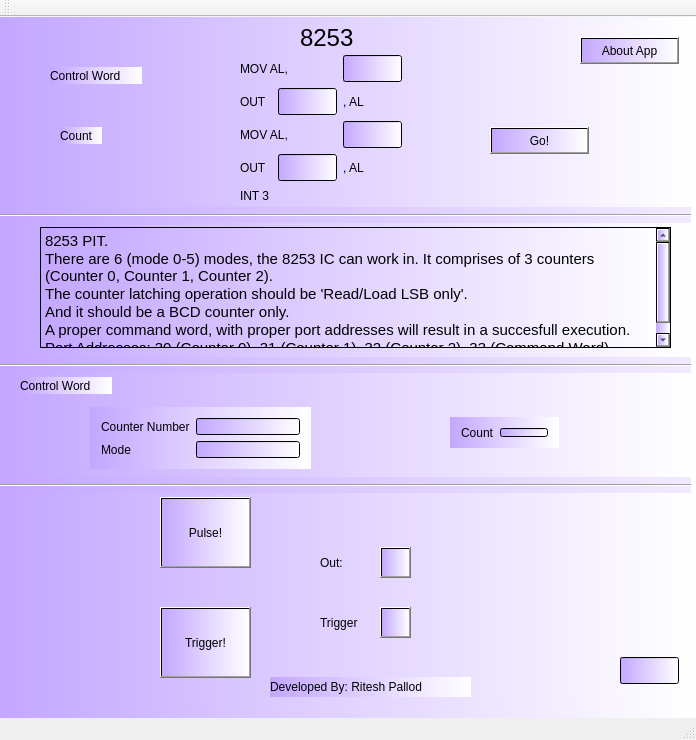
<?xml version="1.0" encoding="UTF-8"?>
<ui version="4.0">
 <class>MainWindow</class>
 <widget class="QMainWindow" name="MainWindow">
  <property name="geometry">
   <rect>
    <x>0</x>
    <y>0</y>
    <width>696</width>
    <height>740</height>
   </rect>
  </property>
  <property name="windowTitle">
   <string>MainWindow</string>
  </property>
  <widget class="QWidget" name="centralWidget">
   <property name="styleSheet">
    <string notr="true">background-color: qlineargradient(spread:pad, x1:0, y1:0, x2:1, y2:0, stop:0 rgba(195, 167, 255, 255), stop:1 rgba(255, 255, 255, 255));</string>
   </property>
   <widget class="QStackedWidget" name="stackedWidget">
    <property name="geometry">
     <rect>
      <x>0</x>
      <y>0</y>
      <width>691</width>
      <height>680</height>
     </rect>
    </property>
    <property name="maximumSize">
     <size>
      <width>1360</width>
      <height>680</height>
     </size>
    </property>
    <property name="currentIndex">
     <number>0</number>
    </property>
    <widget class="QWidget" name="page">
     <widget class="QPushButton" name="trig_led">
      <property name="geometry">
       <rect>
        <x>380</x>
        <y>590</y>
        <width>31</width>
        <height>31</height>
       </rect>
      </property>
      <property name="text">
       <string/>
      </property>
     </widget>
     <widget class="QLabel" name="label">
      <property name="geometry">
       <rect>
        <x>50</x>
        <y>50</y>
        <width>92</width>
        <height>17</height>
       </rect>
      </property>
      <property name="text">
       <string>Control Word</string>
      </property>
     </widget>
     <widget class="QPushButton" name="out_led">
      <property name="geometry">
       <rect>
        <x>380</x>
        <y>530</y>
        <width>31</width>
        <height>31</height>
       </rect>
      </property>
      <property name="text">
       <string/>
      </property>
     </widget>
     <widget class="Line" name="line">
      <property name="geometry">
       <rect>
        <x>0</x>
        <y>340</y>
        <width>891</width>
        <height>16</height>
       </rect>
      </property>
      <property name="orientation">
       <enum>Qt::Horizontal</enum>
      </property>
     </widget>
     <widget class="QWidget" name="layoutWidget">
      <property name="geometry">
       <rect>
        <x>90</x>
        <y>390</y>
        <width>221</width>
        <height>62</height>
       </rect>
      </property>
      <layout class="QGridLayout" name="gridLayout_2">
       <item row="0" column="0">
        <widget class="QLabel" name="label_13">
         <property name="styleSheet">
          <string notr="true">background-color:rgba(255, 255, 255, 0)
</string>
         </property>
         <property name="text">
          <string>Counter Number</string>
         </property>
        </widget>
       </item>
       <item row="0" column="1">
        <widget class="QLineEdit" name="cw_cn"/>
       </item>
       <item row="1" column="0">
        <widget class="QLabel" name="label_15">
         <property name="styleSheet">
          <string notr="true">background-color:rgba(255, 255, 255, 0)</string>
         </property>
         <property name="text">
          <string>Mode</string>
         </property>
        </widget>
       </item>
       <item row="1" column="1">
        <widget class="QLineEdit" name="cw_m"/>
       </item>
      </layout>
     </widget>
     <widget class="QTextEdit" name="textEdit">
      <property name="geometry">
       <rect>
        <x>40</x>
        <y>210</y>
        <width>631</width>
        <height>121</height>
       </rect>
      </property>
      <property name="html">
       <string>&lt;!DOCTYPE HTML PUBLIC &quot;-//W3C//DTD HTML 4.0//EN&quot; &quot;http://www.w3.org/TR/REC-html40/strict.dtd&quot;&gt;
&lt;html&gt;&lt;head&gt;&lt;meta name=&quot;qrichtext&quot; content=&quot;1&quot; /&gt;&lt;style type=&quot;text/css&quot;&gt;
p, li { white-space: pre-wrap; }
&lt;/style&gt;&lt;/head&gt;&lt;body style=&quot; font-family:'Ubuntu'; font-size:11pt; font-weight:400; font-style:normal;&quot;&gt;
&lt;p style=&quot; margin-top:0px; margin-bottom:0px; margin-left:0px; margin-right:0px; -qt-block-indent:0; text-indent:0px;&quot;&gt;8253 PIT.&lt;/p&gt;
&lt;p style=&quot; margin-top:0px; margin-bottom:0px; margin-left:0px; margin-right:0px; -qt-block-indent:0; text-indent:0px;&quot;&gt;There are 6 (mode 0-5) modes, the 8253 IC can work in. It comprises of 3 counters (Counter 0, Counter 1, Counter 2).&lt;/p&gt;
&lt;p style=&quot; margin-top:0px; margin-bottom:0px; margin-left:0px; margin-right:0px; -qt-block-indent:0; text-indent:0px;&quot;&gt;The counter latching operation should be 'Read/Load LSB only'.&lt;/p&gt;
&lt;p style=&quot; margin-top:0px; margin-bottom:0px; margin-left:0px; margin-right:0px; -qt-block-indent:0; text-indent:0px;&quot;&gt;And it should be a BCD counter only.&lt;/p&gt;
&lt;p style=&quot; margin-top:0px; margin-bottom:0px; margin-left:0px; margin-right:0px; -qt-block-indent:0; text-indent:0px;&quot;&gt;A proper command word, with proper port addresses will result in a succesfull execution.&lt;/p&gt;
&lt;p style=&quot; margin-top:0px; margin-bottom:0px; margin-left:0px; margin-right:0px; -qt-block-indent:0; text-indent:0px;&quot;&gt;Port Addresses: 30 (Counter 0), 31 (Counter 1), 32 (Counter 2), 33 (Command Word).&lt;/p&gt;&lt;/body&gt;&lt;/html&gt;</string>
      </property>
     </widget>
     <widget class="QLabel" name="label_12">
      <property name="geometry">
       <rect>
        <x>20</x>
        <y>360</y>
        <width>92</width>
        <height>17</height>
       </rect>
      </property>
      <property name="text">
       <string>Control Word</string>
      </property>
     </widget>
     <widget class="QPushButton" name="pushButton">
      <property name="geometry">
       <rect>
        <x>490</x>
        <y>110</y>
        <width>99</width>
        <height>27</height>
       </rect>
      </property>
      <property name="text">
       <string>Go!</string>
      </property>
     </widget>
     <widget class="Line" name="line_2">
      <property name="geometry">
       <rect>
        <x>0</x>
        <y>190</y>
        <width>891</width>
        <height>16</height>
       </rect>
      </property>
      <property name="orientation">
       <enum>Qt::Horizontal</enum>
      </property>
     </widget>
     <widget class="QLabel" name="trigger_signal">
      <property name="geometry">
       <rect>
        <x>380</x>
        <y>590</y>
        <width>41</width>
        <height>31</height>
       </rect>
      </property>
      <property name="styleSheet">
       <string notr="true">background-color:rgba(255, 255, 255, 0)</string>
      </property>
      <property name="text">
       <string/>
      </property>
     </widget>
     <widget class="QLabel" name="label_4">
      <property name="geometry">
       <rect>
        <x>320</x>
        <y>590</y>
        <width>61</width>
        <height>31</height>
       </rect>
      </property>
      <property name="styleSheet">
       <string notr="true">background-color:rgba(255, 255, 255, 0)</string>
      </property>
      <property name="text">
       <string>Trigger</string>
      </property>
     </widget>
     <widget class="QLabel" name="label_3">
      <property name="geometry">
       <rect>
        <x>320</x>
        <y>530</y>
        <width>61</width>
        <height>31</height>
       </rect>
      </property>
      <property name="styleSheet">
       <string notr="true">background-color:rgba(255, 255, 255, 0)</string>
      </property>
      <property name="text">
       <string>Out:</string>
      </property>
     </widget>
     <widget class="QLabel" name="out_signal">
      <property name="geometry">
       <rect>
        <x>380</x>
        <y>530</y>
        <width>41</width>
        <height>31</height>
       </rect>
      </property>
      <property name="styleSheet">
       <string notr="true">background-color:rgba(255, 255, 255, 0)

</string>
      </property>
      <property name="text">
       <string/>
      </property>
     </widget>
     <widget class="QWidget" name="layoutWidget_3">
      <property name="geometry">
       <rect>
        <x>450</x>
        <y>400</y>
        <width>109</width>
        <height>31</height>
       </rect>
      </property>
      <layout class="QGridLayout" name="gridLayout_3">
       <item row="0" column="0">
        <widget class="QLabel" name="label_14">
         <property name="styleSheet">
          <string notr="true">background-color:rgba(255, 255, 255, 0)</string>
         </property>
         <property name="text">
          <string>Count</string>
         </property>
        </widget>
       </item>
       <item row="0" column="1">
        <widget class="QLineEdit" name="cw_c"/>
       </item>
      </layout>
     </widget>
     <widget class="QPushButton" name="trigger">
      <property name="geometry">
       <rect>
        <x>160</x>
        <y>590</y>
        <width>91</width>
        <height>71</height>
       </rect>
      </property>
      <property name="text">
       <string>Trigger!</string>
      </property>
     </widget>
     <widget class="QPushButton" name="pushButton_2">
      <property name="geometry">
       <rect>
        <x>580</x>
        <y>20</y>
        <width>99</width>
        <height>27</height>
       </rect>
      </property>
      <property name="text">
       <string>About App</string>
      </property>
     </widget>
     <widget class="Line" name="line_3">
      <property name="geometry">
       <rect>
        <x>0</x>
        <y>460</y>
        <width>891</width>
        <height>16</height>
       </rect>
      </property>
      <property name="orientation">
       <enum>Qt::Horizontal</enum>
      </property>
     </widget>
     <widget class="QLineEdit" name="pulsecounter">
      <property name="geometry">
       <rect>
        <x>620</x>
        <y>640</y>
        <width>59</width>
        <height>27</height>
       </rect>
      </property>
     </widget>
     <widget class="QPushButton" name="pulse">
      <property name="geometry">
       <rect>
        <x>160</x>
        <y>480</y>
        <width>91</width>
        <height>71</height>
       </rect>
      </property>
      <property name="text">
       <string>Pulse!</string>
      </property>
     </widget>
     <widget class="QLabel" name="label_2">
      <property name="geometry">
       <rect>
        <x>60</x>
        <y>110</y>
        <width>42</width>
        <height>17</height>
       </rect>
      </property>
      <property name="text">
       <string>Count</string>
      </property>
     </widget>
     <widget class="QLabel" name="label_18">
      <property name="geometry">
       <rect>
        <x>300</x>
        <y>10</y>
        <width>67</width>
        <height>21</height>
       </rect>
      </property>
      <property name="font">
       <font>
        <pointsize>18</pointsize>
       </font>
      </property>
      <property name="styleSheet">
       <string notr="true">background-color:rgba(255, 255, 255, 0)</string>
      </property>
      <property name="text">
       <string>8253</string>
      </property>
     </widget>
     <widget class="QLabel" name="label_9">
      <property name="geometry">
       <rect>
        <x>240</x>
        <y>170</y>
        <width>162</width>
        <height>17</height>
       </rect>
      </property>
      <property name="styleSheet">
       <string notr="true">background-color:rgba(255, 255, 255, 0)</string>
      </property>
      <property name="text">
       <string>INT 3</string>
      </property>
     </widget>
     <widget class="QLabel" name="label_6">
      <property name="geometry">
       <rect>
        <x>240</x>
        <y>71</y>
        <width>32</width>
        <height>27</height>
       </rect>
      </property>
      <property name="styleSheet">
       <string notr="true">background-color:rgba(255, 255, 255, 0)
</string>
      </property>
      <property name="text">
       <string>OUT</string>
      </property>
     </widget>
     <widget class="QLabel" name="label_10">
      <property name="geometry">
       <rect>
        <x>343</x>
        <y>71</y>
        <width>59</width>
        <height>27</height>
       </rect>
      </property>
      <property name="styleSheet">
       <string notr="true">background-color:rgba(255, 255, 255, 0)</string>
      </property>
      <property name="text">
       <string>, AL</string>
      </property>
     </widget>
     <widget class="QLineEdit" name="meracounter">
      <property name="geometry">
       <rect>
        <x>343</x>
        <y>104</y>
        <width>59</width>
        <height>27</height>
       </rect>
      </property>
     </widget>
     <widget class="QLabel" name="label_7">
      <property name="geometry">
       <rect>
        <x>240</x>
        <y>137</y>
        <width>32</width>
        <height>27</height>
       </rect>
      </property>
      <property name="styleSheet">
       <string notr="true">background-color:rgba(255, 255, 255, 0)
</string>
      </property>
      <property name="text">
       <string>OUT</string>
      </property>
     </widget>
     <widget class="QLineEdit" name="control">
      <property name="geometry">
       <rect>
        <x>343</x>
        <y>38</y>
        <width>59</width>
        <height>27</height>
       </rect>
      </property>
     </widget>
     <widget class="QLabel" name="label_11">
      <property name="geometry">
       <rect>
        <x>343</x>
        <y>137</y>
        <width>59</width>
        <height>27</height>
       </rect>
      </property>
      <property name="styleSheet">
       <string notr="true">background-color:rgba(255, 255, 255, 0)</string>
      </property>
      <property name="text">
       <string>, AL</string>
      </property>
     </widget>
     <widget class="QLabel" name="label_5">
      <property name="geometry">
       <rect>
        <x>240</x>
        <y>38</y>
        <width>97</width>
        <height>27</height>
       </rect>
      </property>
      <property name="styleSheet">
       <string notr="true">background-color:rgba(255, 255, 255, 0)</string>
      </property>
      <property name="text">
       <string>MOV AL,</string>
      </property>
     </widget>
     <widget class="QLineEdit" name="counterport">
      <property name="geometry">
       <rect>
        <x>278</x>
        <y>137</y>
        <width>59</width>
        <height>27</height>
       </rect>
      </property>
     </widget>
     <widget class="QLabel" name="label_8">
      <property name="geometry">
       <rect>
        <x>240</x>
        <y>104</y>
        <width>97</width>
        <height>27</height>
       </rect>
      </property>
      <property name="styleSheet">
       <string notr="true">background-color:rgba(255, 255, 255, 0)</string>
      </property>
      <property name="text">
       <string>MOV AL,</string>
      </property>
     </widget>
     <widget class="QLineEdit" name="cwport">
      <property name="geometry">
       <rect>
        <x>278</x>
        <y>71</y>
        <width>59</width>
        <height>27</height>
       </rect>
      </property>
     </widget>
     <widget class="QLabel" name="label_17">
      <property name="geometry">
       <rect>
        <x>270</x>
        <y>660</y>
        <width>201</width>
        <height>20</height>
       </rect>
      </property>
      <property name="text">
       <string>Developed By: Ritesh Pallod</string>
      </property>
     </widget>
    </widget>
    <widget class="QWidget" name="page_2">
     <widget class="QLabel" name="label_16">
      <property name="geometry">
       <rect>
        <x>40</x>
        <y>20</y>
        <width>561</width>
        <height>521</height>
       </rect>
      </property>
      <property name="text">
       <string>&lt;html&gt;&lt;head/&gt;&lt;body&gt;&lt;p&gt;&lt;span style=&quot; color:#4210d8;&quot;&gt;Copy All Image Files From Project Directory to build directory.&lt;/span&gt;&lt;/p&gt;&lt;p&gt;&lt;span style=&quot; color:#dace1d;&quot;&gt;Best viewd in 1080p.&lt;/span&gt;&lt;/p&gt;&lt;p&gt;This application is developed to simulate the &lt;span style=&quot; color:#ff0000;&quot;&gt;Environment of&lt;/span&gt;&lt;/p&gt;&lt;p&gt;&lt;span style=&quot; color:#ff0000;&quot;&gt;MIT KIT Assignment Practicals &lt;/span&gt;&lt;span style=&quot; color:#000000;&quot;&gt;for those who haven't practiced them well in lab.&lt;/span&gt;&lt;/p&gt;&lt;p&gt;These Applications are rapidly developed within the duration of just&lt;span style=&quot; color:#00aa00;&quot;&gt; two&lt;/span&gt; days.&lt;/p&gt;&lt;p&gt;Therefore this application may not meet the &lt;span style=&quot; color:#00aa00;&quot;&gt;expectations&lt;/span&gt; of many users.&lt;/p&gt;&lt;p&gt;Still having something to practice with is always better than having nothing.&lt;/p&gt;&lt;p&gt;Note that &lt;span style=&quot; color:#00aa00;&quot;&gt;Only 8251&lt;/span&gt; have 'Simulated Compiler' support. &lt;/p&gt;&lt;p&gt;So be CAREFUL and type ONLY valid codes. If you are facing any problem &lt;/p&gt;&lt;p&gt;with this application &lt;/p&gt;&lt;p&gt;&lt;span style=&quot; color:#ff0000;&quot;&gt;1]&lt;/span&gt; Please use &lt;span style=&quot; color:#ff0000;&quot;&gt;sample code&lt;/span&gt; given in the Project directoy.&lt;/p&gt;&lt;p&gt;&lt;span style=&quot; color:#ff0000;&quot;&gt;2] &lt;/span&gt;Or refer to the &lt;span style=&quot; color:#ff0000;&quot;&gt;video &lt;/span&gt;given in the same directory.&lt;/p&gt;&lt;p&gt;and if you like to develop things you are always &lt;span style=&quot; color:#00aa00;&quot;&gt;welcome to contribute&lt;/span&gt;&lt;/p&gt;&lt;p&gt;to repository.&lt;br/&gt;-Ritesh PallodFor details and bugs report and review :P: Whatsapp at 9763036878&lt;/p&gt;&lt;p&gt;&lt;br/&gt;&lt;/p&gt;&lt;/body&gt;&lt;/html&gt;</string>
      </property>
     </widget>
    </widget>
   </widget>
  </widget>
  <widget class="QMenuBar" name="menuBar">
   <property name="geometry">
    <rect>
     <x>0</x>
     <y>0</y>
     <width>696</width>
     <height>25</height>
    </rect>
   </property>
  </widget>
  <widget class="QToolBar" name="mainToolBar">
   <attribute name="toolBarArea">
    <enum>TopToolBarArea</enum>
   </attribute>
   <attribute name="toolBarBreak">
    <bool>false</bool>
   </attribute>
  </widget>
  <widget class="QStatusBar" name="statusBar"/>
 </widget>
 <layoutdefault spacing="6" margin="11"/>
 <resources/>
 <connections/>
</ui>
